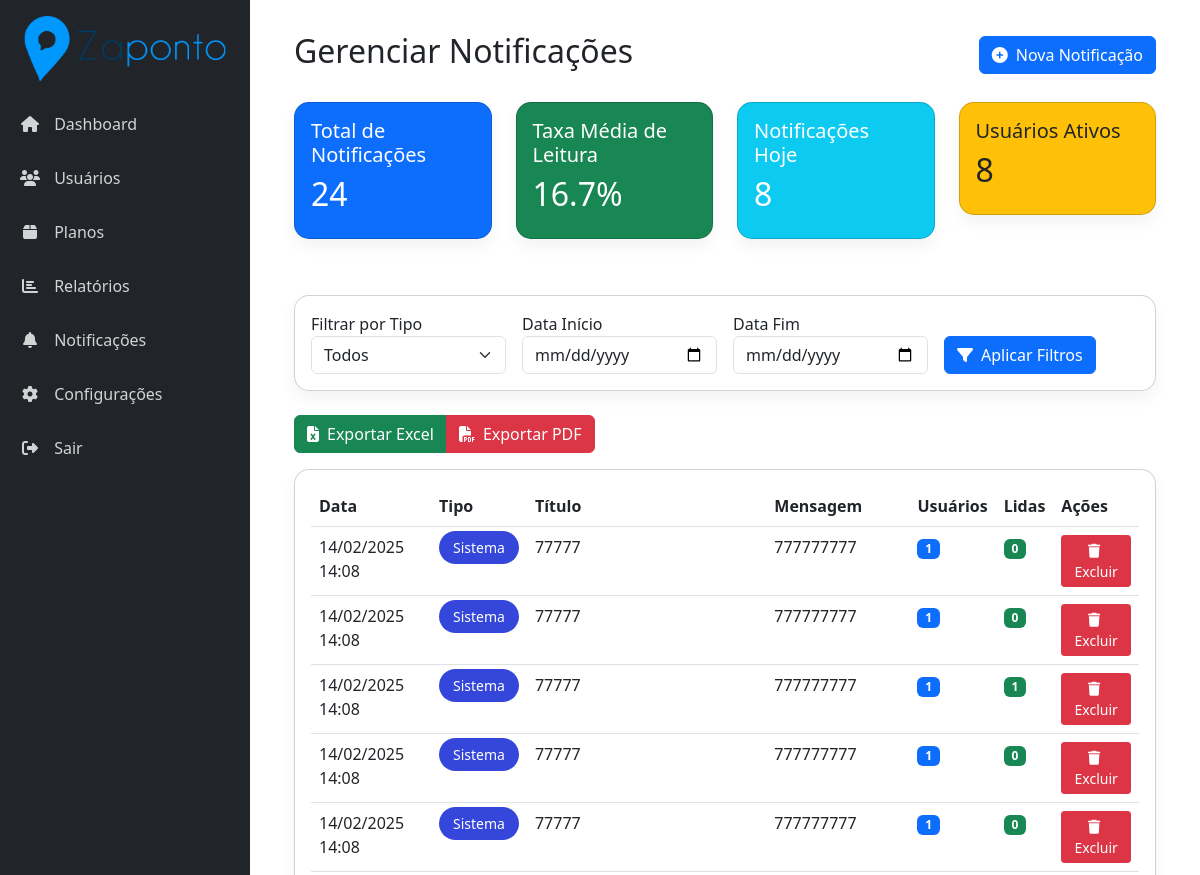
The page /pages/admin/notificacoes.php (signed in, upper part) on the database as committed earlier.
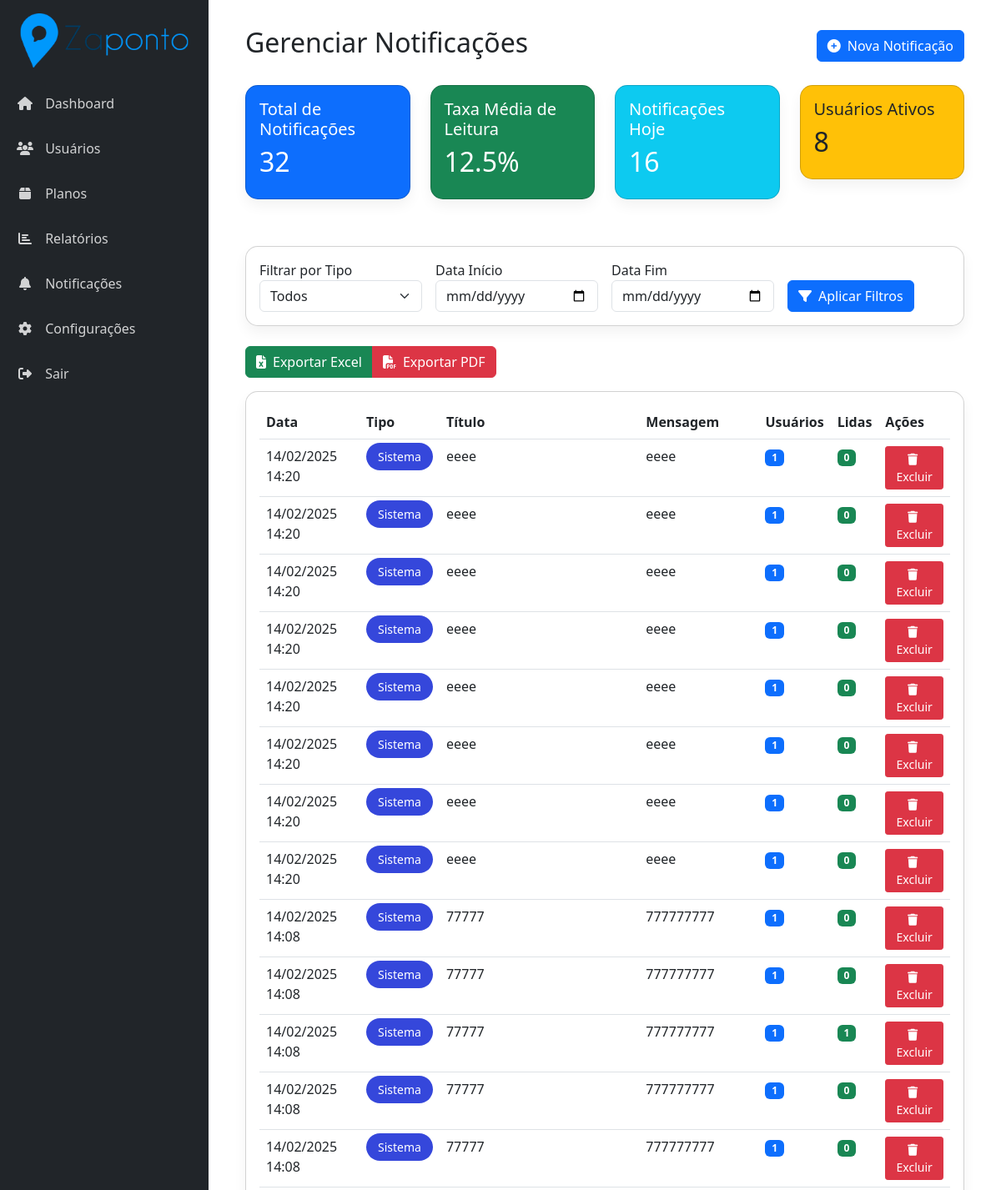
The same page on the database as committed later.
### tables this page shows
CREATE TABLE `notificacoes` (
  `id` int(11) NOT NULL,
  `usuario_id` int(11) NOT NULL,
  `tipo` varchar(50) NOT NULL,
  `titulo` varchar(255) NOT NULL,
  `mensagem` text NOT NULL,
  `lida` tinyint(1) DEFAULT 0,
  `data_criacao` datetime DEFAULT current_timestamp(),
  `data_leitura` datetime DEFAULT NULL,
  `admin_id` int(11) DEFAULT NULL,
  `is_admin_notification` tinyint(1) DEFAULT 0
);

### pages/admin/notificacoes.php (the view, shortened to what this page needs)
<?php
include '../../includes/db.php';
try {
    $stmt = $pdo->query("
    SELECT
        COUNT(DISTINCT id) as total_notificacoes,
        COALESCE(ROUND(AVG(CASE WHEN lida = 1 THEN 1 ELSE 0 END) * 100, 2), 0) as taxa_media_leitura
    FROM notificacoes
");
    $stats = $stmt->fetch(PDO::FETCH_ASSOC);
    $totalNotificacoes = $stats['total_notificacoes'];
    $taxaMediaLeitura = $stats['taxa_media_leitura'];
    $stmt = $pdo->query("
        SELECT COUNT(DISTINCT id) as total
        FROM notificacoes
        WHERE DATE(data_criacao) = CURDATE()
    ");
    $notificacoesHoje = $stmt->fetch(PDO::FETCH_COLUMN);
    $stmt = $pdo->query("
        SELECT COUNT(id) as total
        FROM usuarios
        WHERE status = 'ativo'
    ");
    $usuariosAtivos = $stmt->fetch(PDO::FETCH_COLUMN);
} catch (PDOException $e) {
    $_SESSION['erro'] = "Erro ao carregar estatísticas: " . $e->getMessage();
}
$whereConditions = [];
try {
    $query = "
SELECT
    n.id,
    n.tipo,
    n.titulo,
    n.mensagem,
    n.data_criacao,
    COUNT(DISTINCT n.usuario_id) as total_usuarios,
    COUNT(CASE WHEN n.lida = 1 THEN 1 END) as total_lidas,
    ROUND((COUNT(CASE WHEN n.lida = 1 THEN 1 END) * 100.0 / COUNT(*)), 2) as taxa_leitura,
    MAX(n.data_leitura) as ultima_leitura
FROM notificacoes n
WHERE 1=1
" . ($whereConditions ? " AND " . implode(" AND ", $whereConditions) : "") . "
AND NOT EXISTS (
    SELECT 1
    FROM notificacoes_excluidas ne
    WHERE ne.notificacao_id = n.id
)
GROUP BY n.id, n.tipo, n.titulo, n.mensagem, n.data_criacao
ORDER BY n.data_criacao DESC
";
    $stmt = $pdo->prepare($query);
    $stmt->execute();
    $notificacoes = $stmt->fetchAll(PDO::FETCH_ASSOC);
} catch (PDOException $e) {
    $_SESSION['erro'] = "Erro ao carregar notificações: " . $e->getMessage();
    $notificacoes = [];
}
?>
<!DOCTYPE html>
<html lang="pt-br">
<head>
    <link href="https://cdn.jsdelivr.net/npm/bootstrap@5.3.0/dist/css/bootstrap.min.css" rel="stylesheet">
    <link href="https://cdnjs.cloudflare.com/ajax/libs/font-awesome/6.5.1/css/all.min.css" rel="stylesheet">
    <link href="https://cdn.datatables.net/1.11.5/css/dataTables.bootstrap5.min.css" rel="stylesheet">
</head>
<body>
<?php include 'menu.php'; ?>
    <div class="main-content">
        <div class="container-fluid">
            <div class="d-flex justify-content-between align-items-center mb-4">
                <h2>Gerenciar Notificações</h2>
                <button class="btn btn-primary" data-bs-toggle="modal" data-bs-target="#modalNovaNotificacao">
                    <i class="fas fa-plus-circle me-2"></i>Nova Notificação
                </button>
            </div>
<div class="row mb-4">
    <div class="col-md-3">
        <div class="card bg-primary text-white">
            <div class="card-body">
                <h5>Total de Notificações</h5>
                <h2><?php echo $totalNotificacoes; ?></h2>
            </div>
        </div>
    </div>
    <div class="col-md-3">
        <div class="card bg-success text-white">
            <div class="card-body">
                <h5>Taxa Média de Leitura</h5>
                <h2><?php echo number_format($taxaMediaLeitura, 1); ?>%</h2>
            </div>
        </div>
    </div>
    <div class="col-md-3">
        <div class="card bg-info text-white">
            <div class="card-body">
                <h5>Notificações Hoje</h5>
                <h2><?php echo $notificacoesHoje; ?></h2>
            </div>
        </div>
    </div>
    <div class="col-md-3">
        <div class="card bg-warning text-dark">
            <div class="card-body">
                <h5>Usuários Ativos</h5>
                <h2><?php echo $usuariosAtivos; ?></h2>
            </div>
        </div>
    </div>
</div>
<div class="card mb-4">
    <div class="card-body">
        <form class="row g-3">
            <div class="col-md-3">
                <label>Filtrar por Tipo</label>
                <select class="form-select" id="filtroTipo">
                    <option value="">Todos</option>
                </select>
            </div>
            <div class="col-md-3">
                <label>Data Início</label>
                <input type="date" class="form-control" id="dataInicio">
            </div>
            <div class="col-md-3">
                <label>Data Fim</label>
                <input type="date" class="form-control" id="dataFim">
            </div>
            <div class="col-md-3 d-flex align-items-end">
                <button type="button" class="btn btn-primary" id="aplicarFiltros">
                    <i class="fas fa-filter me-2"></i>Aplicar Filtros
                </button>
            </div>
        </form>
    </div>
</div>
<div class="btn-group mb-3">
    <button class="btn btn-success" id="exportarExcel">
        <i class="fas fa-file-excel me-2"></i>Exportar Excel
    </button>
    <button class="btn btn-danger" id="exportarPDF">
        <i class="fas fa-file-pdf me-2"></i>Exportar PDF
    </button>
</div>
            <div class="card">
                <div class="card-body">
                    <div class="table-responsive">
                        <table class="table" id="notificacoesTable">
                            <thead>
                            <tr>
        <th>Data</th>
        <th>Tipo</th>
        <th>Título</th>
        <th>Mensagem</th>
        <th>Usuários</th>
        <th>Lidas</th>
        <th>Ações</th>
    </tr>
                            </thead>
                            <tbody>
                                <?php foreach ($notificacoes as $notif): ?>
                                    <tr>
                                        <td><?php echo date('d/m/Y H:i', strtotime($notif['data_criacao'])); ?></td>
                                        <td>
                                            <span class="notification-type type-<?php echo $notif['tipo']; ?>">
                                                <?php echo ucfirst($notif['tipo']); ?>
                                            </span>
                                        </td>
                                        <td><?php echo htmlspecialchars($notif['titulo']); ?></td>
                                        <td><?php echo htmlspecialchars($notif['mensagem']); ?></td>
                                        <td>
                                            <span class="badge bg-primary">
                                                <?php echo $notif['total_usuarios']; ?>
                                            </span>
                                        </td>
                                        <td>
                                            <span class="badge bg-success">
                                                <?php echo $notif['total_lidas']; ?>
                                            </span>
                                        </td>
                                        <td>
                <button class="btn btn-danger btn-sm excluir-notificacao"
                        data-id="<?php echo $notif['id']; ?>">
                    <i class="fas fa-trash"></i> Excluir
                </button>
            </td>
                                    </tr>
                                <?php endforeach; ?>
                            </tbody>
                        </table>
                    </div>
                </div>
            </div>
        </div>
    </div>
</body>
</html>

### pages/admin/menu.php (shortened to what this page needs)
<?php
$current_page = basename($_SERVER['PHP_SELF']);
?>
<div class="col-md-3 col-lg-2 px-0">
    <nav class="sidebar bg-dark">
        <div class="sidebar-header">
            <img src="<?php echo $base_url; ?>/assets/images/logo.png" alt="Zaponto" class="img-fluid p-3">
        </div>
        <ul class="nav flex-column">
            <li class="nav-item">
                <a class="nav-link <?php echo $current_page == 'dashboard.php' ? 'active' : ''; ?>"
                   href="dashboard.php">
                    <i class="fas fa-home"></i> Dashboard
                </a>
            </li>
            <li class="nav-item">
                <a class="nav-link <?php echo $current_page == 'usuarios.php' ? 'active' : ''; ?>"
                   href="usuarios.php">
                    <i class="fas fa-users"></i> Usuários
                </a>
            </li>
            <li class="nav-item">
                <a class="nav-link <?php echo $current_page == 'planos.php' ? 'active' : ''; ?>"
                   href="planos.php">
                    <i class="fas fa-box"></i> Planos
                </a>
            </li>
            <li class="nav-item">
                <a class="nav-link <?php echo $current_page == 'relatorios.php' ? 'active' : ''; ?>"
                   href="relatorios.php">
                    <i class="fas fa-chart-bar"></i> Relatórios
                </a>
            </li>
            <li class="nav-item">
    <a class="nav-link" href="notificacoes.php">
        <i class="fas fa-bell"></i>
        <span>Notificações</span>
    </a>
</li>
            <li class="nav-item">
                <a class="nav-link <?php echo $current_page == 'configuracoes.php' ? 'active' : ''; ?>"
                   href="configuracoes.php">
                    <i class="fas fa-cog"></i> Configurações
                </a>
            </li>
            <li class="nav-item">
                <a class="nav-link" href="../logout.php">
                    <i class="fas fa-sign-out-alt"></i> Sair
                </a>
            </li>
        </ul>
    </nav>
</div>

### pages/admin/notificacoes.php (style rules this page uses)
.main-content { padding: 2rem; margin-left: 250px; }
.card { border-radius: 15px; box-shadow: 0 0.5rem 1rem rgba(0, 0, 0, 0.05); margin-bottom: 2rem; }
.notification-type { padding: 0.5em 1em; border-radius: 30px; font-size: 0.875em; }
.type-sistema { background-color: #3547DB; color: white; }
.excluir-notificacao { padding: 0.25rem 0.5rem; font-size: 0.875rem; line-height: 1.5; border-radius: 0.2rem; }
.excluir-notificacao i { margin-right: 0.25rem; }

### pages/admin/menu.php (style rules this page uses)
.sidebar { position: fixed; top: 0; bottom: 0; left: 0; width: 250px; padding: 0; z-index: 100; overflow-y: auto; transition: all 0.3s; }
.sidebar .nav-link { color: rgba(255, 255, 255, 0.8); padding: 15px 20px; transition: all 0.3s; }
.sidebar .nav-link i { margin-right: 10px; width: 20px; text-align: center; }

Rows that differ between the two databases and show on the page:
added notificacoes: data_criacao "14/02/2025 14:20", tipo "Sistema", titulo "eeee", mensagem "eeee", total_usuarios "1", total_lidas "0"
added notificacoes: data_criacao "14/02/2025 14:20", tipo "Sistema", titulo "eeee", mensagem "eeee", total_usuarios "1", total_lidas "0"
added notificacoes: data_criacao "14/02/2025 14:20", tipo "Sistema", titulo "eeee", mensagem "eeee", total_usuarios "1", total_lidas "0"
added notificacoes: data_criacao "14/02/2025 14:20", tipo "Sistema", titulo "eeee", mensagem "eeee", total_usuarios "1", total_lidas "0"
added notificacoes: data_criacao "14/02/2025 14:20", tipo "Sistema", titulo "eeee", mensagem "eeee", total_usuarios "1", total_lidas "0"
added notificacoes: data_criacao "14/02/2025 14:20", tipo "Sistema", titulo "eeee", mensagem "eeee", total_usuarios "1", total_lidas "0"
added notificacoes: data_criacao "14/02/2025 14:20", tipo "Sistema", titulo "eeee", mensagem "eeee", total_usuarios "1", total_lidas "0"
added notificacoes: data_criacao "14/02/2025 14:20", tipo "Sistema", titulo "eeee", mensagem "eeee", total_usuarios "1", total_lidas "0"
Other text that changed with them:
$totalNotificacoes: "24" → "32"
$taxaMediaLeitura: "16.7" → "12.5"
$notificacoesHoje: "8" → "16"
